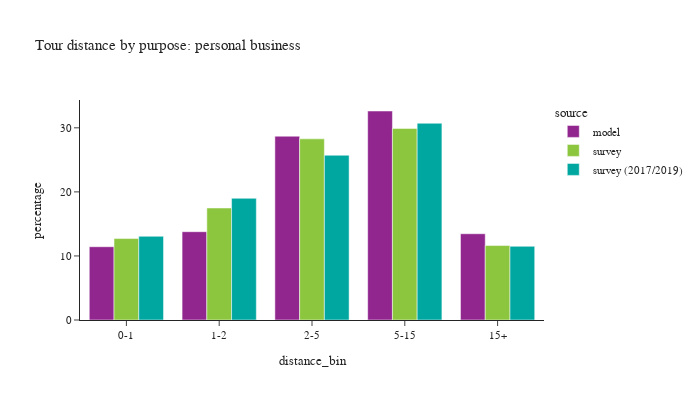

Notebook code cell kept with this figure:
### Code cell
plot_bins(tour, tour['pdpurp'] == 4, 'personal business')

### Figure 1 — Plotly figure (JSON) as saved in the notebook; plotly's stock layout.template omitted (floating-point values rounded to 4 significant figures)
{"data": [{"alignmentgroup": "True", "customdata": [[8913], [10740], [22359], [25425], [10493]], "hovertemplate": "source=model<br>distance_bin=%{x}<br>percentage=%{y}<br>sample count=%{customdata[0]}<extra></extra>", "legendgroup": "model", "marker": {"color": "#91268F", "pattern": {"shape": ""}}, "name": "model", "offsetgroup": "model", "orientation": "v", "showlegend": true, "textposition": "auto", "type": "bar", "x": ["0-1", "1-2", "2-5", "5-15", "15+"], "xaxis": "x", "y": [11.44, 13.78, 28.69, 32.63, 13.46], "yaxis": "y"}, {"alignmentgroup": "True", "customdata": [[146], [137], [219], [196], [55]], "hovertemplate": "source=survey<br>distance_bin=%{x}<br>percentage=%{y}<br>sample count=%{customdata[0]}<extra></extra>", "legendgroup": "survey", "marker": {"color": "#8CC63E", "pattern": {"shape": ""}}, "name": "survey", "offsetgroup": "survey", "orientation": "v", "showlegend": true, "textposition": "auto", "type": "bar", "x": ["0-1", "1-2", "2-5", "5-15", "15+"], "xaxis": "x", "y": [12.71, 17.49, 28.28, 29.9, 11.62], "yaxis": "y"}, {"alignmentgroup": "True", "customdata": [[647], [538], [676], [679], [208]], "hovertemplate": "source=survey (2017/2019)<br>distance_bin=%{x}<br>percentage=%{y}<br>sample count=%{customdata[0]}<extra></extra>", "legendgroup": "survey (2017/2019)", "marker": {"color": "#00A7A0", "pattern": {"shape": ""}}, "name": "survey (2017/2019)", "offsetgroup": "survey (2017/2019)", "orientation": "v", "showlegend": true, "textposition": "auto", "type": "bar", "x": ["0-1", "1-2", "2-5", "5-15", "15+"], "xaxis": "x", "y": [13.06, 19.0, 25.72, 30.71, 11.5], "yaxis": "y"}], "layout": {"barmode": "group", "font": {"size": 11}, "height": 400, "legend": {"title": {"text": "source"}, "tracegroupgap": 0}, "title": {"text": "Tour distance by purpose: personal business"}, "width": 700, "xaxis": {"anchor": "y", "domain": [0.0, 1.0], "title": {"text": "distance_bin"}}, "yaxis": {"anchor": "x", "domain": [0.0, 1.0], "title": {"text": "percentage"}}}}
